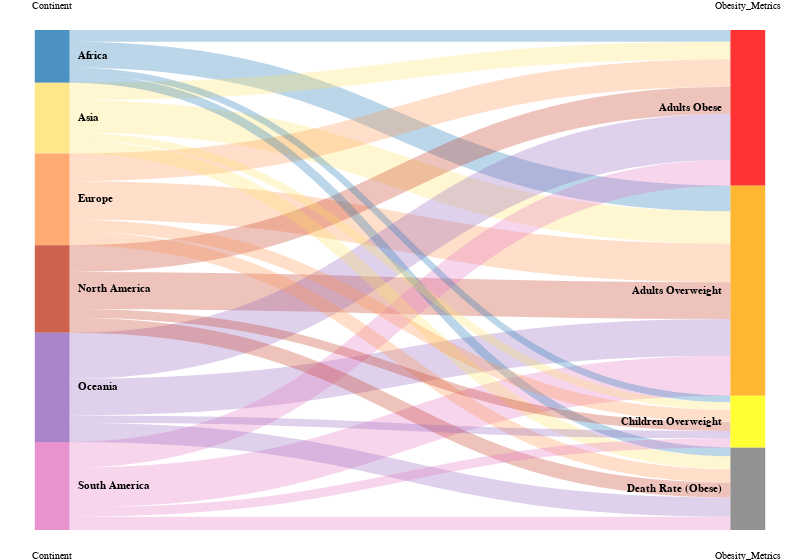

Specify this chart in Vega-Lite:
### Vega specification from a JSON file in a GitHub repository (floating-point values rounded to 4 significant figures)
{"$schema": "https://vega.github.io/schema/vega/v5.2.0.json", "height": 500, "width": 800, "data": [{"name": "rawData", "values": [{"Continent": "Africa", "Obesity_Metrics": "Adults Overweight", "Count": 22.67}, {"Continent": "Asia", "Obesity_Metrics": "Adults Overweight", "Count": 28.52}, {"Continent": "Europe", "Obesity_Metrics": "Adults Overweight", "Count": 33.76}, {"Continent": "North America", "Obesity_Metrics": "Adults Overweight", "Count": 32.46}, {"Continent": "South America", "Obesity_Metrics": "Adults Overweight", "Count": 35.1}, {"Continent": "Oceania", "Obesity_Metrics": "Adults Overweight", "Count": 32.23}, {"Continent": "Africa", "Obesity_Metrics": "Adults Obese", "Count": 10.22}, {"Continent": "Asia", "Obesity_Metrics": "Adults Obese", "Count": 15.4}, {"Continent": "Europe", "Obesity_Metrics": "Adults Obese", "Count": 24.35}, {"Continent": "North America", "Obesity_Metrics": "Adults Obese", "Count": 23.65}, {"Continent": "South America", "Obesity_Metrics": "Adults Obese", "Count": 22.6}, {"Continent": "Oceania", "Obesity_Metrics": "Adults Obese", "Count": 40.45}, {"Continent": "Africa", "Obesity_Metrics": "Death Rate (Obese)", "Count": 7.67}, {"Continent": "Asia", "Obesity_Metrics": "Death Rate (Obese)", "Count": 11.48}, {"Continent": "Europe", "Obesity_Metrics": "Death Rate (Obese)", "Count": 11.79}, {"Continent": "North America", "Obesity_Metrics": "Death Rate (Obese)", "Count": 13.06}, {"Continent": "South America", "Obesity_Metrics": "Death Rate (Obese)", "Count": 11.74}, {"Continent": "Oceania", "Obesity_Metrics": "Death Rate (Obese)", "Count": 16.83}, {"Continent": "Africa", "Obesity_Metrics": "Children Overweight", "Count": 5.7}, {"Continent": "Asia", "Obesity_Metrics": "Children Overweight", "Count": 6.81}, {"Continent": "Europe", "Obesity_Metrics": "Children Overweight", "Count": 10.75}, {"Continent": "North America", "Obesity_Metrics": "Children Overweight", "Count": 7.76}, {"Continent": "South America", "Obesity_Metrics": "Children Overweight", "Count": 7.98}, {"Continent": "Oceania", "Obesity_Metrics": "Children Overweight", "Count": 6.45}], "transform": [{"type": "formula", "expr": "datum['Continent']", "as": "stk1"}, {"type": "formula", "expr": "datum.Obesity_Metrics", "as": "stk2"}, {"type": "formula", "expr": "datum.Count", "as": "size"}]}, {"name": "nodes", "source": "rawData", "transform": [{"type": "filter", "expr": "!groupSelector || groupSelector.stk1 == datum.stk1 || groupSelector.stk2 == datum.stk2"}, {"type": "formula", "expr": "datum.stk1+datum.stk2", "as": "key"}, {"type": "fold", "fields": ["stk1", "stk2"], "as": ["stack", "grpId"]}, {"type": "formula", "expr": "datum.stack == 'stk1' ? datum.stk1+' '+datum.stk2 : datum.stk2+' '+datum.stk1", "as": "sortField"}, {"type": "stack", "groupby": ["stack"], "sort": {"field": "sortField", "order": "descending"}, "field": "size"}, {"type": "formula", "expr": "(datum.y0+datum.y1)/2", "as": "yc"}]}, {"name": "groups", "source": "nodes", "transform": [{"type": "aggregate", "groupby": ["stack", "grpId"], "fields": ["size"], "ops": ["sum"], "as": ["total"]}, {"type": "stack", "groupby": ["stack"], "sort": {"field": "grpId", "order": "descending"}, "field": "total"}, {"type": "formula", "expr": "scale('y', datum.y0)", "as": "scaledY0"}, {"type": "formula", "expr": "scale('y', datum.y1)", "as": "scaledY1"}, {"type": "formula", "expr": "datum.stack == 'stk1'", "as": "rightLabel"}, {"type": "formula", "expr": "round((datum.total/domain('y')[1]) * 100)", "as": "percentage"}]}, {"name": "destinationNodes", "source": "nodes", "transform": [{"type": "filter", "expr": "datum.stack == 'stk2'"}]}, {"name": "edges", "source": "nodes", "transform": [{"type": "filter", "expr": "datum.stack == 'stk1'"}, {"type": "lookup", "from": "destinationNodes", "key": "key", "fields": ["key"], "as": ["target"]}, {"type": "linkpath", "orient": "horizontal", "shape": "diagonal", "sourceY": {"expr": "scale('y', datum.yc)"}, "sourceX": {"expr": "scale('x', 'stk1') + bandwidth('x')"}, "targetY": {"expr": "scale('y', datum.target.yc)"}, "targetX": {"expr": "scale('x', 'stk2')"}}, {"type": "formula", "expr": "range('y')[0]-scale('y', datum.size)", "as": "strokeWidth"}, {"type": "formula", "expr": "(datum.total/domain('y')[1]) * 100", "as": "percentage"}]}], "scales": [{"name": "x", "type": "band", "range": "width", "domain": ["stk1", "stk2"], "paddingOuter": 0.05, "paddingInner": 0.95}, {"name": "y", "type": "linear", "range": "height", "domain": {"data": "nodes", "field": "y1"}}, {"name": "color", "type": "ordinal", "range": ["#1f77b4", "#FDE26C", "#FF964F", "#C23B22", "#9467bd", "#e377c2", "red", "orange", "yellow", "#777777"], "domain": ["Africa", "Asia", "Europe", "North America", "Oceania", "South America", "Adults Obese", "Adults Overweight", "Children Overweight", "Death Rate (Obese)"]}, {"name": "stackNames", "type": "ordinal", "range": ["Continent", "Obesity_Metrics"], "domain": ["stk1", "stk2"]}], "axes": [{"orient": "bottom", "scale": "x", "domain": false, "ticks": false, "labelPadding": 20, "encode": {"labels": {"update": {"text": {"scale": "stackNames", "field": "value", "fontWeight": "bold", "fontSize": 14}}}}}, {"orient": "top", "scale": "x", "domain": false, "ticks": false, "labelPadding": 20, "encode": {"labels": {"update": {"text": {"scale": "stackNames", "field": "value", "fontWeight": "bold", "fontSize": 14}}}}}, {"orient": "left", "scale": "y", "labels": false, "domain": false, "ticks": false}], "marks": [{"type": "path", "name": "edgeMark", "from": {"data": "edges"}, "clip": true, "encode": {"update": {"stroke": [{"test": "groupSelector && groupSelector.stack=='stk1'", "scale": "color", "field": "stk2"}, {"scale": "color", "field": "stk1"}], "strokeWidth": {"field": "strokeWidth"}, "path": {"field": "path"}, "strokeOpacity": {"signal": "!groupSelector && (groupHover.stk1 == datum.stk1 || groupHover.stk2 == datum.stk2) ? 0.9 : 0.3"}, "zindex": {"signal": "!groupSelector && (groupHover.stk1 == datum.stk1 || groupHover.stk2 == datum.stk2) ? 1 : 0"}, "tooltip": {"signal": "{\"Continent\": datum.stk1, \"Obesity Metrics\": datum.stk2, \"Percentage (%)\":format(datum.size, ',.2f')}"}}, "hover": {"strokeOpacity": {"value": 1}}}}, {"type": "rect", "name": "groupMark", "from": {"data": "groups"}, "encode": {"enter": {"fill": {"scale": "color", "field": "grpId"}, "width": {"scale": "x", "band": 1}}, "update": {"x": {"scale": "x", "field": "stack"}, "y": {"field": "scaledY0"}, "y2": {"field": "scaledY1"}, "fillOpacity": {"value": 0.8}, "tooltip": {"signal": "'In the population affected by overweight and obesity,' + datum.grpId + ' contributes ' + format(datum.percentage, ',.0f') + '%'"}}, "hover": {"fillOpacity": {"value": 1}}}}, {"type": "text", "from": {"data": "groups"}, "interactive": false, "encode": {"update": {"x": {"signal": "scale('x', datum.stack) + (datum.rightLabel ? bandwidth('x') + 8 : -8)"}, "yc": {"signal": "(datum.scaledY0 + datum.scaledY1)/2"}, "align": {"signal": "datum.rightLabel ? 'left' : 'right'"}, "baseline": {"value": "middle"}, "fontWeight": {"value": "bold"}, "text": {"signal": "abs(datum.scaledY0-datum.scaledY1) > 13 ? datum.grpId : ''"}}}}, {"type": "group", "data": [{"name": "dataForShowAll", "values": [{}], "transform": [{"type": "filter", "expr": "groupSelector"}]}], "encode": {"enter": {"xc": {"signal": "width/2"}, "y": {"value": 30}, "width": {"value": 80}, "height": {"value": 30}}}, "marks": [{"type": "group", "name": "groupReset", "from": {"data": "dataForShowAll"}, "encode": {"enter": {"cornerRadius": {"value": 6}, "fill": {"value": "#f5f5f5"}, "stroke": {"value": "#c1c1c1"}, "strokeWidth": {"value": 2}, "height": {"field": {"group": "height"}}, "width": {"field": {"group": "width"}}}, "update": {"opacity": {"value": 1}}, "hover": {"opacity": {"value": 0.7}}}, "marks": [{"type": "text", "interactive": false, "encode": {"enter": {"xc": {"field": {"group": "width"}, "mult": 0.5}, "yc": {"field": {"group": "height"}, "mult": 0.5, "offset": 2}, "align": {"value": "center"}, "baseline": {"value": "middle"}, "fontWeight": {"value": "bold"}, "text": {"value": "Show All"}}}}]}]}], "signals": [{"name": "groupHover", "value": {}, "on": [{"events": "@groupMark:mouseover", "update": "{stk1:datum.stack=='stk1' && datum.grpId, stk2:datum.stack=='stk2' && datum.grpId}"}, {"events": "mouseout", "update": "{}"}]}, {"name": "groupSelector", "value": false, "on": [{"events": "@groupMark:click!", "update": "{stack:datum.stack, stk1:datum.stack=='stk1' && datum.grpId, stk2:datum.stack=='stk2' && datum.grpId}"}, {"events": [{"type": "click", "markname": "groupReset"}, {"type": "dblclick"}], "update": "false"}]}], "config": {"view": {"stroke": null}, "background": null}}
